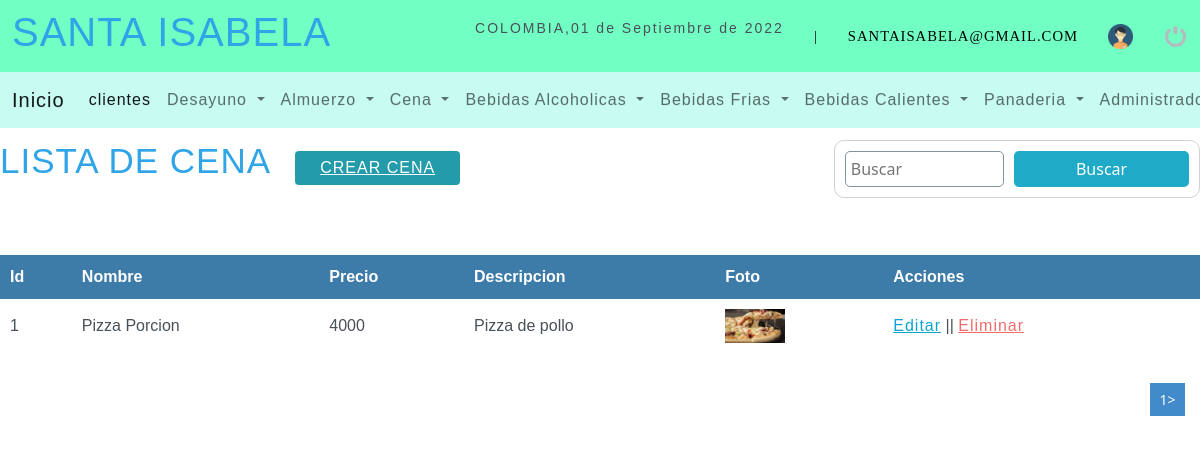
/sistema/Listar_Cena.php (signed in), run on the app's committed database.
### tables this page shows
CREATE TABLE `cena` (
  `id_cena` int(10) NOT NULL,
  `nombre` varchar(50) NOT NULL,
  `precio` int(10) NOT NULL,
  `descripcion` varchar(150) NOT NULL,
  `foto` varchar(300) NOT NULL,
  `estatus` int(11) NOT NULL DEFAULT '1'
);

### sistema/Listar_Cena.php (the view, shortened to what this page needs)
<?php
include '../conexion.php';
?>
<!DOCTYPE html>
<html lang="es">
<head>
	<?php include "includes/scripts.php";?>
     <link rel="stylesheet" type="text/css" href="css/listar_administrador.css">
</head>
<body>
<?php include "includes/header.php";?>
	<section id="container">
    <h1>LISTA DE CENA</h1>
    <a href="Registro_Cena.php" class="btn_new"> CREAR CENA</a>
    <form action="Buscar_Cena.php" method="get" class="form-search">
        <input type="text" name="busqueda" id="busqueda" placeholder="Buscar" >
        <input type="submit" value="Buscar" class="btn_search">
    </form>
    <table>
        <tr>
            <th>Id</th>
            <th>Nombre</th>
            <th>Precio</th>
            <th>Descripcion</th>
            <th>Foto</th>
            <th>Acciones</th>
         </tr>
         <?php
         $sql_register=mysqli_query($conexion,"SELECT COUNT(*) as total_registro FROM cena  WHERE estatus=1");
         $result_register=mysqli_fetch_array($sql_register);
         $total_registro=$result_register['total_registro'];
         $por_pagina=10;
         if(empty($_GET['pagina']))
         {
             $pagina=1;
         }else{
             $pagina=$_GET['pagina'];
         }
         $desde=($pagina-1)*$por_pagina;
         $total_paginas=ceil($total_registro/$por_pagina);
         $query=mysqli_query($conexion,"SELECT id_cena,nombre,precio,descripcion,foto FROM cena WHERE estatus=1 ORDER  BY id_cena ASC LIMIT $desde,$por_pagina");
         $result=mysqli_num_rows($query);
         if($result >0){
             while($data=mysqli_fetch_array($query)){
                if($data['foto']!='img_producto.png'){
                    $foto='img/cena/'.$data['foto'];
                }else{
                    $foto='img/'.$data['foto'];
                }
           ?>
         <tr>
             <td><?php echo $data["id_cena"];?></td>
             <td><?php echo $data["nombre"];?></td>
             <td><?php echo $data["precio"];?></td>
             <td><?php echo $data["descripcion"];?></td>
             <td class="img_producto"><img   width="60px" src="<?php echo $foto;?>" alt="<?php echo $data["nombre"];?>"></td>
             <td>
                 <a  class="link_edit" href="Editar_Cena.php?id=<?php echo $data["id_cena"];?>">Editar</a>  ||
                 <a class="link_delete" href="Eliminar_Cena.php?id=<?php echo $data["id_cena"];?>">Eliminar</a>
                 <?php }?>
             </td>
         </tr>
 <?php
        }
    ?>
    </table>
    <div class="paginador">
        <ul>
        <?php
        for($i=1; $i <=$total_paginas; $i++){
            if($i==$pagina)
            {
                echo '<li class="pageSelected">'.$i.'></li>';
            }else{
                echo '<li><a href="?pagina='.$i.'">'.$i.'</a></li>';
            }
        }
        ?>
        </ul>
    </div>
	</section>
</body>
</html>

### sistema/css/header.css (style rules this page uses)
* { margin: 0; padding: 0; box-sizing: border-box; }
body { background: #ededed; }
h1, h2, h3, h4, h5, h6 { font-family: 'arial'; font-weight: bold; letter-spacing: 1px; }
h1 { font-size: 26px; }
a { text-decoration: none; font-family: arial; letter-spacing: 1px; }

### sistema/css/registrar.css (style rules this page uses)
* { margin:0px; padding: 0px; box-sizing:border-box; }
form { background:#fff ; margin:auto ; padding: 20px 50px; border: 1px solid #d1d1d1; }
input,select { display: block; width: 100%; font-size: 11pt; padding: 5px; border: 1px solid #85929e; border-radius: 5px; }

### sistema/css/listar_administrador.css (style rules this page uses)
* { margin: 0; padding: 0; box-sizing: border-box; }
#container h1 { margin-top: 140px; font-size:35px ; display: inline-block; }
.btn_new { display: inline-block; background: #239baa; color: #fff; padding: 5px 25px; border-radius: 4px; margin: 20px; }
table { margin-top: 50px; border-collapse: collapse; font-size: 12pt; font-family: 'arial'; width: 100%; }
table th { text-align: left; padding: 10px; background: #3d7ba8; color:#fff; }
table tr:nth-child(odd) { background: #fff; }
table td { padding: 10px; }
.link_edit { color: #0ca4ce; }
.link_delete { color: #f26b6b; }
.paginador ul { padding: 15px; list-style: none; background: #fff; margin-top: 15px; display: -webkit-flex; display: -moz-flex; display: -ms-flex; display: -o-flex; display: flex; justify-content: flex-end; }
.paginador a,.pageSelected { color: #428bca; border: 1px solid #ddd; padding: 5px; display: inline-block; font-size: 14px; text-align: center; width: 35px; }
.pageSelected { color: #fff; background: #428bca; border: 1px solid #428bca; }
.form-search { margin-top: 140px; display: -webkit-flex; display: -moz-flex; display: -ms-flex; display: -o-flex; display: flex; float: right; background: initial; padding: 10px; border-radius: 10px; }
.form-search .btn_search { background: #1faac8; color: #fff; padding: 0 20px; border: 0; cursor: pointer; margin-left: 10px; }
.img_producto img { width: 60px; height: auto; margin: auto; }

### sistema/css/eliminar_administrador.css (style rules this page uses)
* { margin:0px; padding: 0px; box-sizing:border-box; }

### data on the page
cena: id_cena "1", nombre "Pizza Porcion", precio "4000", descripcion "Pizza de pollo", foto (picture)

### other printed values
fechac() "01 de Septiembre de 2022"
$_SESSION['correo'] "SANTAISABELA@GMAIL.COM"
